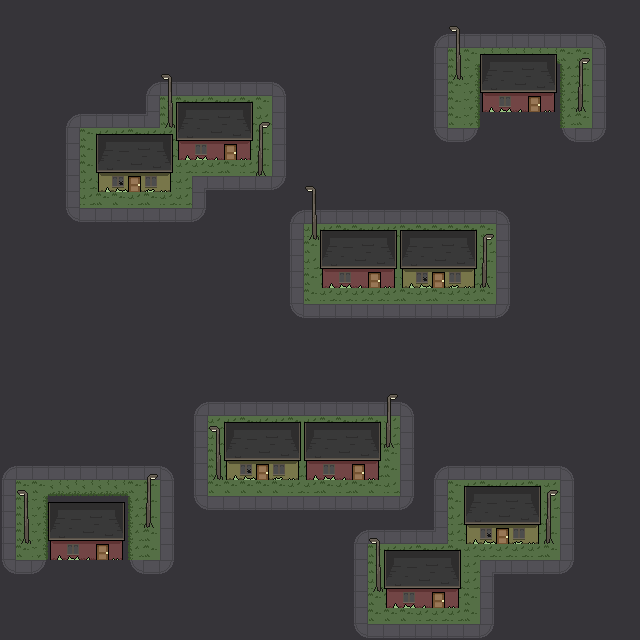

Below is a game level as drawn by its tile map, then a one-line description and the .tmx that defines it (tile-layer data replaced by summaries):
An orthogonal 40x40 tile map with 16x16 px tiles, 4 tile layers (Background, Grass Street, Buildings, Collisions), 2 tilesets.

<map version="1.10" tiledversion="1.11.0" orientation="orthogonal" renderorder="right-down" width="40" height="40" tilewidth="16" tileheight="16" infinite="0" nextlayerid="9" nextobjectid="1">
 <tileset firstgid="1" source="Zombits Grass Street.tsx" />
 <tileset firstgid="10" source="Zombits Buildings.tsx" />
 <layer id="4" name="Background" width="40" height="40">
  <data>[1600 cells, 1600 non-empty, 1 distinct tile ids]</data>
 </layer>
 <layer id="5" name="Grass Street" width="40" height="40">
  <data>[1600 cells, 517 non-empty, 6 distinct tile ids]</data>
 </layer>
 <layer id="6" name="Buildings" width="40" height="40">
  <data>[1600 cells, 22 non-empty, 3 distinct tile ids]</data>
 </layer>
 <layer id="8" name="Collisions" width="40" height="40">
  <data>[1600 cells, 209 non-empty, 1 distinct tile ids]</data>
 </layer>
</map>